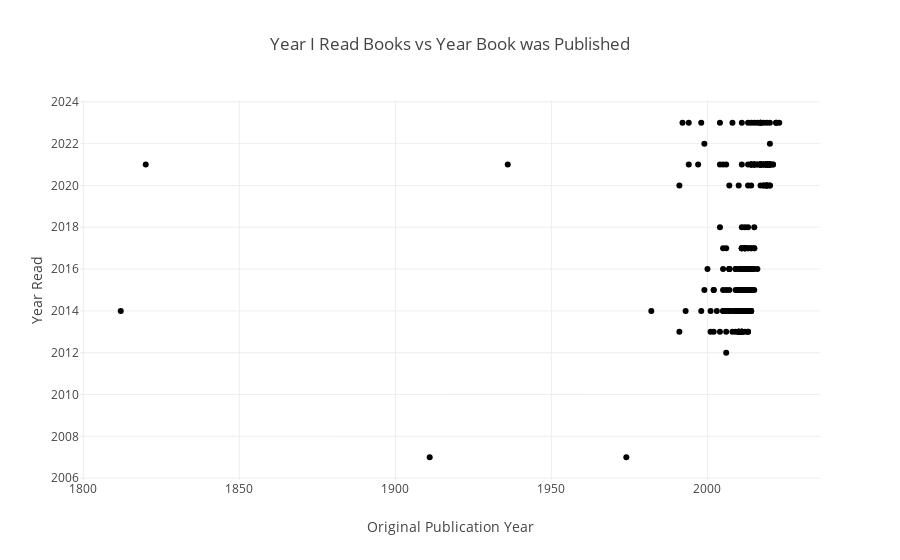

Write notebook code for a chart like this one.
### Code cell
fig = px.scatter(
    df,
    x='Original Publication Year', 
    y='Year Read',
    title='Year I Read Books vs Year Book was Published',
    labels={
        'Year Read':'Year Read',
        'Original Publication Year':'Original Publication Year'}
    )
fig.show()

### Figure 1 — Plotly figure (JSON) as saved in the notebook; plotly's stock layout.template omitted (floating-point values rounded to 4 significant figures; data arrays with more than 128 entries replaced by an {"elided": "..."} marker saying what was removed)
{"data": [{"hovertemplate": "Original Publication Year=%{x}<br>Year Read=%{y}<extra></extra>", "legendgroup": "", "marker": {"color": "#000001", "symbol": "circle"}, "mode": "markers", "name": "", "orientation": "v", "showlegend": false, "type": "scatter", "x": {"elided": "270 int values"}, "xaxis": "x", "y": {"elided": "270 int values"}, "yaxis": "y"}], "layout": {"legend": {"tracegroupgap": 0}, "title": {"text": "Year I Read Books vs Year Book was Published"}, "xaxis": {"anchor": "y", "domain": [0, 1], "title": {"text": "Original Publication Year"}}, "yaxis": {"anchor": "x", "domain": [0, 1], "title": {"text": "Year Read"}}}}
